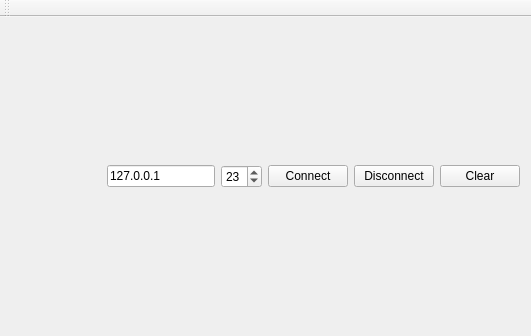
<?xml version="1.0" encoding="UTF-8"?>
<ui version="4.0">
 <class>MainWindow</class>
 <widget class="QMainWindow" name="MainWindow">
  <property name="geometry">
   <rect>
    <x>0</x>
    <y>0</y>
    <width>531</width>
    <height>336</height>
   </rect>
  </property>
  <property name="windowTitle">
   <string>MainWindow</string>
  </property>
  <widget class="QWidget" name="centralWidget">
   <layout class="QGridLayout" name="gridLayout">
    <item row="0" column="0">
     <layout class="QVBoxLayout" name="verticalLayout">
      <item>
       <layout class="QHBoxLayout" name="horizontalLayout">
        <item>
         <spacer name="horizontalSpacer">
          <property name="orientation">
           <enum>Qt::Horizontal</enum>
          </property>
          <property name="sizeHint" stdset="0">
           <size>
            <width>40</width>
            <height>20</height>
           </size>
          </property>
         </spacer>
        </item>
        <item>
         <widget class="QLineEdit" name="serverAdress">
          <property name="text">
           <string>127.0.0.1</string>
          </property>
         </widget>
        </item>
        <item>
         <widget class="QSpinBox" name="serverPort">
          <property name="value">
           <number>23</number>
          </property>
         </widget>
        </item>
        <item>
         <widget class="QPushButton" name="connectButton">
          <property name="text">
           <string>Connect</string>
          </property>
         </widget>
        </item>
        <item>
         <widget class="QPushButton" name="disconnectButton">
          <property name="text">
           <string>Disconnect</string>
          </property>
         </widget>
        </item>
        <item>
         <widget class="QPushButton" name="clearButton">
          <property name="text">
           <string>Clear</string>
          </property>
         </widget>
        </item>
       </layout>
      </item>
     </layout>
    </item>
   </layout>
  </widget>
  <widget class="QMenuBar" name="menuBar">
   <property name="geometry">
    <rect>
     <x>0</x>
     <y>0</y>
     <width>531</width>
     <height>22</height>
    </rect>
   </property>
  </widget>
  <widget class="QToolBar" name="mainToolBar">
   <attribute name="toolBarArea">
    <enum>TopToolBarArea</enum>
   </attribute>
   <attribute name="toolBarBreak">
    <bool>false</bool>
   </attribute>
  </widget>
 </widget>
 <layoutdefault spacing="6" margin="11"/>
 <resources/>
 <connections/>
</ui>
